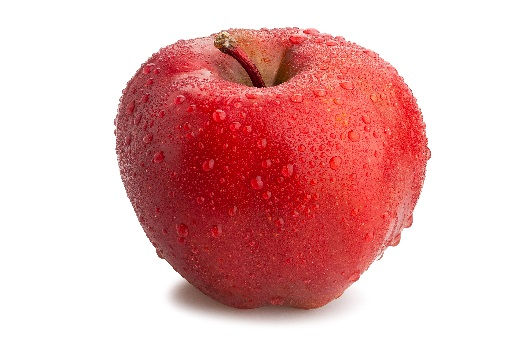
#> input picture pythonProject/ML/UnSupervisedL/img.png, 530 x 338 px
$ python K-mean.py
#> lines starting #> are read from the running program, lines starting #| are printed output that depends on the picture
from sklearn.cluster import KMeans
import numpy as np
import matplotlib.pyplot as plt
import cv2
apple = cv2.imread('img.png',cv2.IMREAD_GRAYSCALE)
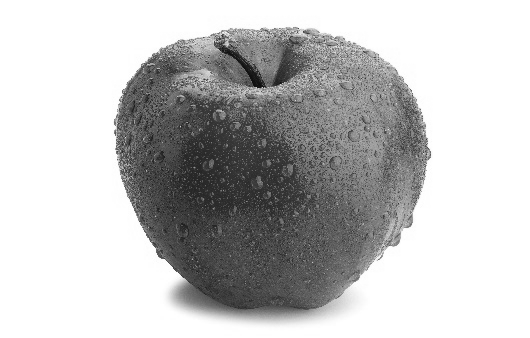
#> apple: shape (338, 530); min 13, max 255, mean 192.7
print(apple.shape)
#| (338, 530)

apple = cv2.resize(apple,(100,100))
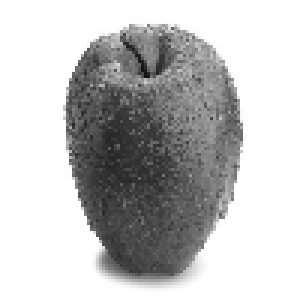
#> apple: shape (100, 100) (shown 3 times larger); min 19, max 255, mean 192.5
print(apple.shape)
#| (100, 100)
#> (the run stopped early here; a loop or call above may not have finished)
